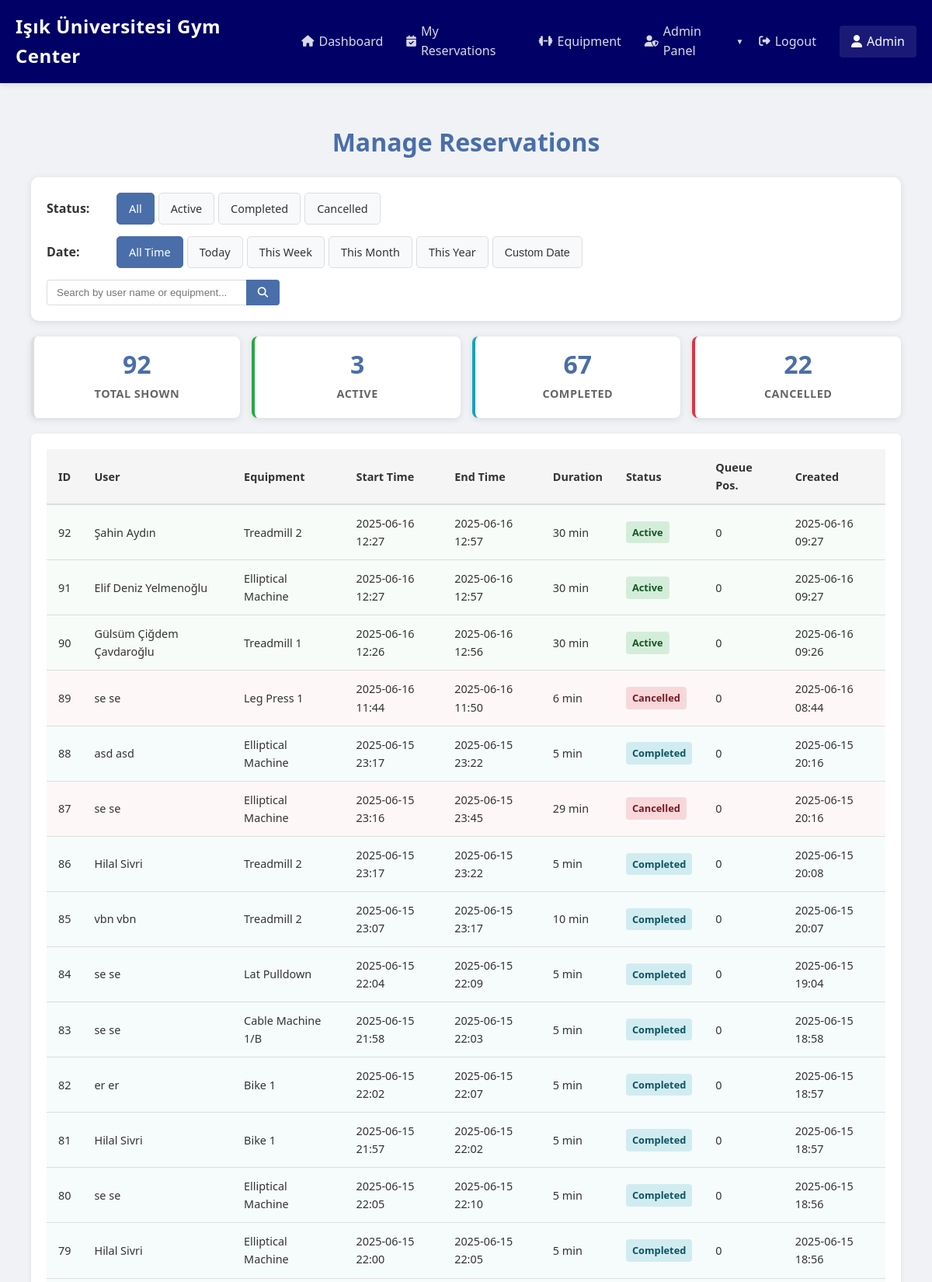
Screenshot of /admin/reservations (signed in, upper part) with the database file from the repository.
### models/user.py (models this page shows, shortened)
class User(db.Model, UserMixin):
    __tablename__ = 'users'
    id = db.Column(db.Integer, primary_key=True)
    email = db.Column(db.String(120), unique=True, nullable=False)
    first_name = db.Column(db.String(50), nullable=False)
    last_name = db.Column(db.String(50), nullable=False)
    password_hash = db.Column(db.String(128))
    is_admin = db.Column(db.Boolean, default=False)
    created_at = db.Column(db.DateTime, default=datetime.utcnow)
    reservations = db.relationship('Reservation', backref='user', lazy=True)

### models/equipment_reservation.py (models this page shows, shortened)
class EquipmentReservation(db.Model):
    __tablename__ = 'equipment_reservations'
    id = db.Column(db.Integer, primary_key=True)
    user_id = db.Column(db.Integer, db.ForeignKey('users.id'), nullable=False)
    equipment_id = db.Column(db.Integer, db.ForeignKey('equipment.id'), nullable=False)
    start_time = db.Column(db.DateTime, nullable=False)
    end_time = db.Column(db.DateTime, nullable=False)
    duration_minutes = db.Column(db.Integer, nullable=False)
    status = db.Column(db.String(20), default='active')
    queue_position = db.Column(db.Integer, default=0)
    created_at = db.Column(db.DateTime, default=datetime.utcnow)
    updated_at = db.Column(db.DateTime, default=datetime.utcnow, onupdate=datetime.utcnow)

### models/equipment.py (models this page shows, shortened)
class Equipment(db.Model):
    __tablename__ = 'equipment'
    id = db.Column(db.Integer, primary_key=True)
    name = db.Column(db.String(100), nullable=False)
    description = db.Column(db.Text, nullable=True)
    location = db.Column(db.String(100), nullable=False)
    qr_code = db.Column(db.String(100), unique=True, nullable=False)
    is_available = db.Column(db.Boolean, default=True)
    created_at = db.Column(db.DateTime, default=datetime.utcnow)
    updated_at = db.Column(db.DateTime, default=datetime.utcnow, onupdate=datetime.utcnow)
    reservations = db.relationship('EquipmentReservation', backref='equipment', lazy=True)

### controllers/admin_controller.py (the view)
    def decorated_function(*args, **kwargs):
        if not current_user.is_authenticated or not current_user.is_admin:
            flash('You do not have permission to access this page', 'danger')
            return redirect(url_for('main.dashboard'))
        return func(*args, **kwargs)

### controllers/admin_controller.py (called while the page is built)
def admin_required(func):
    def decorated_function(*args, **kwargs):
        if not current_user.is_authenticated or not current_user.is_admin:
            flash('You do not have permission to access this page', 'danger')
            return redirect(url_for('main.dashboard'))
        return func(*args, **kwargs)
    decorated_function.__name__ = func.__name__
    return decorated_function

### templates/admin/reservations.html (shortened to what this page needs)
{% extends "layout.html" %}
{% block content %}
<div class="admin-reservations-container">
    <h1>Manage Reservations</h1>
    <div class="filter-controls">
        <div class="filter-group">
            <span class="filter-label">Status:</span>
            <div class="filter-buttons">
                <a href="{{ url_for('admin.manage_reservations', status='all', date_filter=date_filter, custom_date=custom_date) }}"
                   class="filter-btn {% if status == 'all' %}active{% endif %}">All</a>
                <a href="{{ url_for('admin.manage_reservations', status='active', date_filter=date_filter, custom_date=custom_date) }}"
                   class="filter-btn {% if status == 'active' %}active{% endif %}">Active</a>
                <a href="{{ url_for('admin.manage_reservations', status='completed', date_filter=date_filter, custom_date=custom_date) }}"
                   class="filter-btn {% if status == 'completed' %}active{% endif %}">Completed</a>
                <a href="{{ url_for('admin.manage_reservations', status='cancelled', date_filter=date_filter, custom_date=custom_date) }}"
                   class="filter-btn {% if status == 'cancelled' %}active{% endif %}">Cancelled</a>
            </div>
        </div>
        <div class="filter-group">
            <span class="filter-label">Date:</span>
            <div class="filter-buttons">
                <a href="{{ url_for('admin.manage_reservations', status=status, date_filter='all') }}"
                   class="filter-btn {% if date_filter == 'all' %}active{% endif %}">All Time</a>
                <a href="{{ url_for('admin.manage_reservations', status=status, date_filter='today') }}"
                   class="filter-btn {% if date_filter == 'today' %}active{% endif %}">Today</a>
                <a href="{{ url_for('admin.manage_reservations', status=status, date_filter='week') }}"
                   class="filter-btn {% if date_filter == 'week' %}active{% endif %}">This Week</a>
                <a href="{{ url_for('admin.manage_reservations', status=status, date_filter='month') }}"
                   class="filter-btn {% if date_filter == 'month' %}active{% endif %}">This Month</a>
                <a href="{{ url_for('admin.manage_reservations', status=status, date_filter='year') }}"
                   class="filter-btn {% if date_filter == 'year' %}active{% endif %}">This Year</a>
                <button onclick="toggleCustomDate()" class="filter-btn {% if date_filter == 'custom' %}active{% endif %}" id="custom-btn">
                    Custom Date
                </button>
            </div>
        </div>
        <div class="search-bar">
            <input type="text" id="reservation-search" placeholder="Search by user name or equipment...">
            <button id="search-btn"><i class="fas fa-search"></i></button>
        </div>
    </div>
    <div class="stats-summary">
        <div class="stat-card">
            <div class="stat-number">{{ total_reservations }}</div>
            <div class="stat-label">TOTAL SHOWN</div>
        </div>
        <div class="stat-card active">
            <div class="stat-number">{{ active_count }}</div>
            <div class="stat-label">ACTIVE</div>
        </div>
        <div class="stat-card completed">
            <div class="stat-number">{{ completed_count }}</div>
            <div class="stat-label">COMPLETED</div>
        </div>
        <div class="stat-card cancelled">
            <div class="stat-number">{{ cancelled_count }}</div>
            <div class="stat-label">CANCELLED</div>
        </div>
    </div>
    <div class="reservations-table-container">
        <table class="reservations-table">
            <thead>
                <tr>
                    <th>ID</th>
                    <th>User</th>
                    <th>Equipment</th>
                    <th>Start Time</th>
                    <th>End Time</th>
                    <th>Duration</th>
                    <th>Status</th>
                    <th>Queue Pos.</th>
                    <th>Created</th>
                </tr>
            </thead>
            <tbody>
                {% for reservation in reservations %}
                    <tr class="status-{{ reservation.status }}">
                        <td>{{ reservation.id }}</td>
                        <td>
                            {% if reservation.user_id in users %}
                                {{ users[reservation.user_id].first_name }} {{ users[reservation.user_id].last_name }}
                            {% else %}
                                Unknown User
                            {% endif %}
                        </td>
                        <td>
                            {% if reservation.equipment_id in equipment %}
                                {{ equipment[reservation.equipment_id].name }}
                            {% else %}
                                Unknown Equipment
                            {% endif %}
                        </td>
                        <td>{{ reservation.start_time.strftime('%Y-%m-%d %H:%M') }}</td>
                        <td>{{ reservation.end_time.strftime('%Y-%m-%d %H:%M') }}</td>
                        <td>{{ reservation.duration_minutes }} min</td>
                        <td>
                            <span class="status-badge {{ reservation.status }}">
                                {{ reservation.status }}
                            </span>
                        </td>
                        <td>{{ reservation.queue_position }}</td>
                        <td>{{ reservation.created_at.strftime('%Y-%m-%d %H:%M') }}</td>
                    </tr>
                {% endfor %}
            </tbody>
        </table>
    </div>
</div>
{% endblock %}

### templates/layout.html (shortened to what this page needs)
<!DOCTYPE html>
<html lang="en">
<head>
    <link rel="stylesheet" href="{{ url_for('static', filename='css/main.css') }}">
    <link rel="stylesheet" href="https://cdnjs.cloudflare.com/ajax/libs/font-awesome/6.2.0/css/all.min.css">
</head>
<body class="{% block body_class %}{% endblock %}">
    <header class="main-header">
        <div class="container">
            <div class="logo">
                <a href="{{ url_for('main.dashboard') }}">Işık Üniversitesi Gym Center</a>
            </div>
            <nav class="main-nav">
                {% if current_user.is_authenticated %}
                    <ul class="nav-links">
                        <li><a href="{{ url_for('main.dashboard') }}" class="nav-link"><i class="fas fa-home"></i> Dashboard</a></li>
                        <li><a href="{{ url_for('gym.my_reservations') }}" class="nav-link"><i class="fas fa-calendar-check"></i> My Reservations</a></li>
                        <li><a href="{{ url_for('gym.equipment_list') }}" class="nav-link"><i class="fas fa-dumbbell"></i> Equipment</a></li>
                        {% if current_user.is_admin %}
                            <li class="dropdown">
                                <a href="#" class="nav-link dropdown-toggle"><i class="fas fa-user-shield"></i> Admin Panel</a>
                            </li>
                        {% endif %}
                        <li><a href="{{ url_for('auth.logout') }}" class="nav-link"><i class="fas fa-sign-out-alt"></i> Logout</a></li>
                        <li class="user-info"><i class="fas fa-user"></i> {{ current_user.first_name }}</li>
                    </ul>
                {% else %}
                    <ul class="nav-links">
                        <li><a href="{{ url_for('auth.login') }}" class="nav-link"><i class="fas fa-sign-in-alt"></i> Login</a></li>
                        <li><a href="{{ url_for('auth.register') }}" class="nav-link"><i class="fas fa-user-plus"></i> Register</a></li>
                    </ul>
                {% endif %}
            </nav>
        </div>
    </header>
    <main class="main-content">
        <div class="container">
            {% block content %}{% endblock %}
        </div>
    </main>
</body>
</html>

### static/css/main.css (style rules this page uses)
:root { --primary-color: #000066; --secondary-color: #4a6ea9; --accent-color: #ffcc00; --light-color: #f8f9fa; --dark-color: #343a40; --gray-color: #6c757d; --border-color: #e9ecef; --success-color: #28a745; --danger-color: #dc3545; --warning-color: #ffc107; --info-color: #17a2b8; --shadow: 0 2px 15px rgba(0, 0, 0, 0.1); --transition: all 0.3s ease; --border-radius: 8px; }
* { margin: 0; padding: 0; box-sizing: border-box; }
body { font-family: 'Segoe UI', Tahoma, Geneva, Verdana, sans-serif; line-height: 1.6; color: #333; background-color: #f0f2f5; min-height: 100vh; display: flex; flex-direction: column; }
.container { width: 100%; max-width: 1200px; margin: 0 auto; padding: 0 20px; }
.main-header { background-color: var(--primary-color); box-shadow: 0 2px 8px rgba(0, 0, 0, 0.1); }
.main-header .container { display: flex; justify-content: space-between; align-items: center; padding: 15px 20px; }
.logo a { color: white; text-decoration: none; font-size: 1.5rem; font-weight: 600; letter-spacing: 0.5px; }
.main-nav { display: flex; }
.nav-links { display: flex; list-style: none; align-items: center; margin: 0; padding: 0; }
.nav-link { color: rgba(255, 255, 255, 0.85); text-decoration: none; padding: 8px 15px; border-radius: 4px; transition: var(--transition); font-weight: 500; display: flex; align-items: center; gap: 6px; }
.nav-link i { font-size: 0.9rem; }
.user-info { margin-left: 15px; color: var(--light-color); display: flex; align-items: center; padding: 8px 15px; border-radius: 4px; background-color: rgba(255, 255, 255, 0.1); gap: 6px; }
.dropdown { position: relative; display: inline-block; }
.dropdown-toggle { position: relative; padding-right: 15px !important; }
.dropdown-toggle::after { content: "▼"; font-size: 10px; position: absolute; right: 5px; top: 50%; transform: translateY(-50%); transition: transform 0.3s ease; }
.main-content { flex: 1; padding: 30px 0; }
.stat-card { background-color: white; padding: 20px; border-radius: var(--border-radius); box-shadow: var(--shadow); text-align: center; position: relative; overflow: hidden; }
.stat-card { background: white; border-radius: var(--border-radius); box-shadow: var(--shadow); padding: 20px; display: flex; align-items: center; transition: var(--transition); }
.stat-number { font-size: 1.4rem; font-weight: 700; color: var(--primary-color); line-height: 1; }
.stat-label { font-size: 0.8rem; color: var(--gray-color); margin-top: 2px; }

### rows the page displays
User: first_name "Admin"
EquipmentReservation: id "92", equipment.name "Treadmill 2", start_time "2025-06-16 12:27", end_time "2025-06-16 12:57", duration_minutes "30", status "Active", queue_position "0", created_at "2025-06-16 09:27"
User: first_name "Şahin", last_name "Aydın"
EquipmentReservation: id "91", start_time "2025-06-16 12:27", end_time "2025-06-16 12:57", duration_minutes "30", status "Active", queue_position "0", created_at "2025-06-16 09:27"
User: first_name "Elif Deniz", last_name "Yelmenoğlu"
Equipment: name "Elliptical Machine"
EquipmentReservation: id "90", equipment.name "Treadmill 1", start_time "2025-06-16 12:26", end_time "2025-06-16 12:56", duration_minutes "30", status "Active", queue_position "0", created_at "2025-06-16 09:26"
User: first_name "Gülsüm Çiğdem", last_name "Çavdaroğlu"
EquipmentReservation: id "89", start_time "2025-06-16 11:44", end_time "2025-06-16 11:50", duration_minutes "6", status "Cancelled", queue_position "0", created_at "2025-06-16 08:44"
User: first_name "se", last_name "se"
Equipment: name "Leg Press 1"
EquipmentReservation: id "88", start_time "2025-06-15 23:17", end_time "2025-06-15 23:22", duration_minutes "5", status "Completed", queue_position "0", created_at "2025-06-15 20:16"
User: first_name "asd", last_name "asd"
EquipmentReservation: id "87", start_time "2025-06-15 23:16", end_time "2025-06-15 23:45", duration_minutes "29", status "Cancelled", queue_position "0", created_at "2025-06-15 20:16"
EquipmentReservation: id "86", equipment.name "Treadmill 2", start_time "2025-06-15 23:17", end_time "2025-06-15 23:22", duration_minutes "5", status "Completed", queue_position "0", created_at "2025-06-15 20:08"
User: first_name "Hilal", last_name "Sivri"
EquipmentReservation: id "85", equipment.name "Treadmill 2", start_time "2025-06-15 23:07", end_time "2025-06-15 23:17", duration_minutes "10", status "Completed", queue_position "0", created_at "2025-06-15 20:07"
User: first_name "vbn", last_name "vbn"
EquipmentReservation: id "84", start_time "2025-06-15 22:04", end_time "2025-06-15 22:09", duration_minutes "5", status "Completed", queue_position "0", created_at "2025-06-15 19:04"
Equipment: name "Lat Pulldown"
EquipmentReservation: id "83", start_time "2025-06-15 21:58", end_time "2025-06-15 22:03", duration_minutes "5", status "Completed", queue_position "0", created_at "2025-06-15 18:58"
Equipment: name "Cable Machine 1/B"
EquipmentReservation: id "82", start_time "2025-06-15 22:02", end_time "2025-06-15 22:07", duration_minutes "5", status "Completed", queue_position "0", created_at "2025-06-15 18:57"
User: first_name "er", last_name "er"
Equipment: name "Bike 1"
EquipmentReservation: id "81", start_time "2025-06-15 21:57", end_time "2025-06-15 22:02", duration_minutes "5", status "Completed", queue_position "0", created_at "2025-06-15 18:57"
EquipmentReservation: id "80", start_time "2025-06-15 22:05", end_time "2025-06-15 22:10", duration_minutes "5", status "Completed", queue_position "0", created_at "2025-06-15 18:56"
EquipmentReservation: id "79", start_time "2025-06-15 22:00", end_time "2025-06-15 22:05", duration_minutes "5", status "Completed", queue_position "0", created_at "2025-06-15 18:56"

### other values shown
{{ total_reservations }} "92"
{{ active_count }} "3"
{{ completed_count }} "67"
{{ cancelled_count }} "22"
